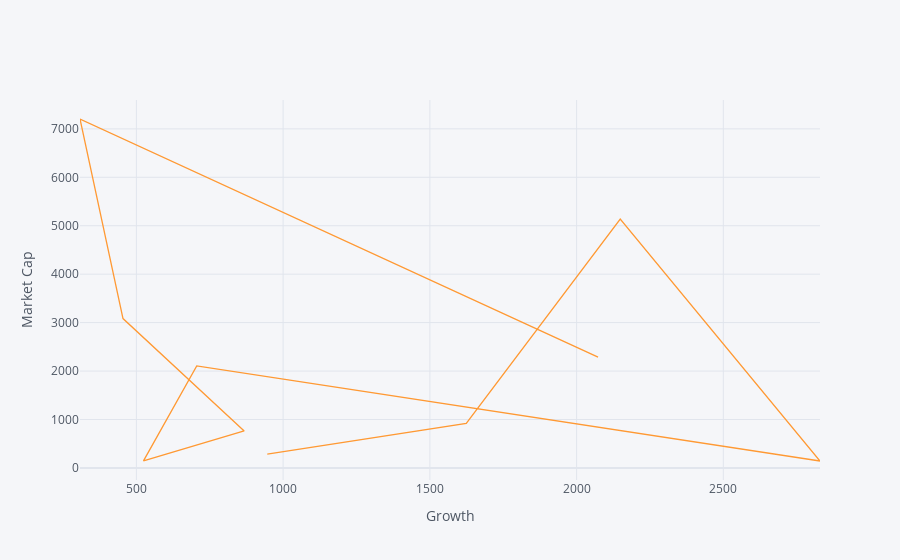

This figure's notebook cell:
### Code cell
df5.iplot(x='Bad',y='Market Cap',xTitle='Growth',yTitle='Market Cap')

### Figure 1 — Plotly figure (JSON) as saved in the notebook; plotly's stock layout.template omitted (floating-point values rounded to 4 significant figures)
{"data": [{"line": {"color": "rgba(255, 153, 51, 1.0)", "dash": "solid", "shape": "linear", "width": 1.3}, "mode": "lines", "name": "Market Cap", "text": "", "type": "scatter", "x": [2073.0, 307.9, 454.4, 867.3, 524.2, 705.6, 2829.0, 2149.0, 1624.0, 946], "y": [2286.0, 7204.0, 3084.0, 763.8, 146.4, 2107.0, 142.6, 5137.0, 917.3, 286.6]}], "layout": {"legend": {"bgcolor": "#F5F6F9", "font": {"color": "#4D5663"}}, "paper_bgcolor": "#F5F6F9", "plot_bgcolor": "#F5F6F9", "title": {"font": {"color": "#4D5663"}}, "xaxis": {"gridcolor": "#E1E5ED", "showgrid": true, "tickfont": {"color": "#4D5663"}, "title": {"font": {"color": "#4D5663"}, "text": "Growth"}, "zerolinecolor": "#E1E5ED"}, "yaxis": {"gridcolor": "#E1E5ED", "showgrid": true, "tickfont": {"color": "#4D5663"}, "title": {"font": {"color": "#4D5663"}, "text": "Market Cap"}, "zerolinecolor": "#E1E5ED"}}}
